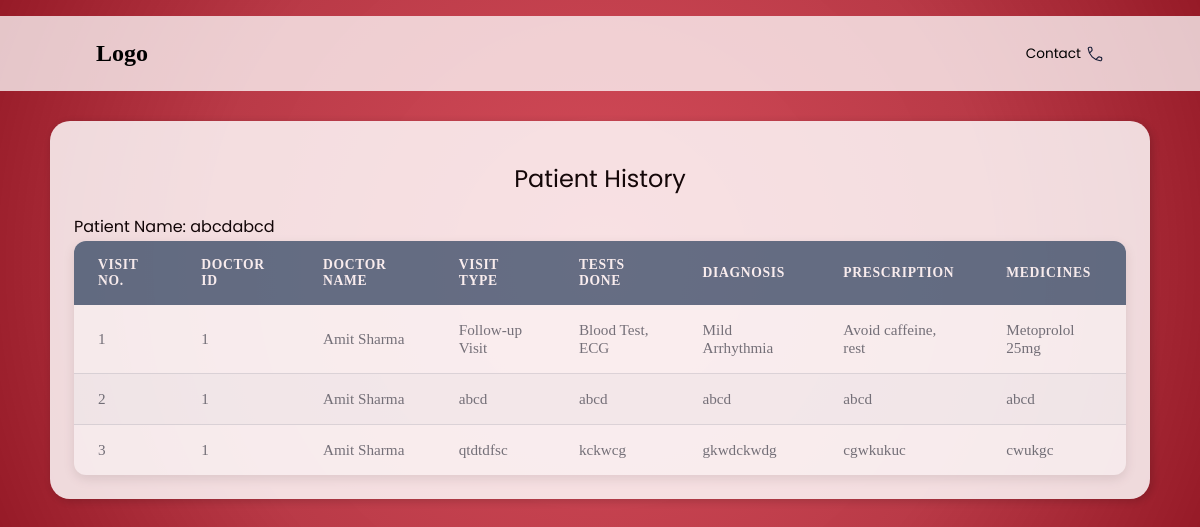
Before: /view_patient_history/1 with the older database file.
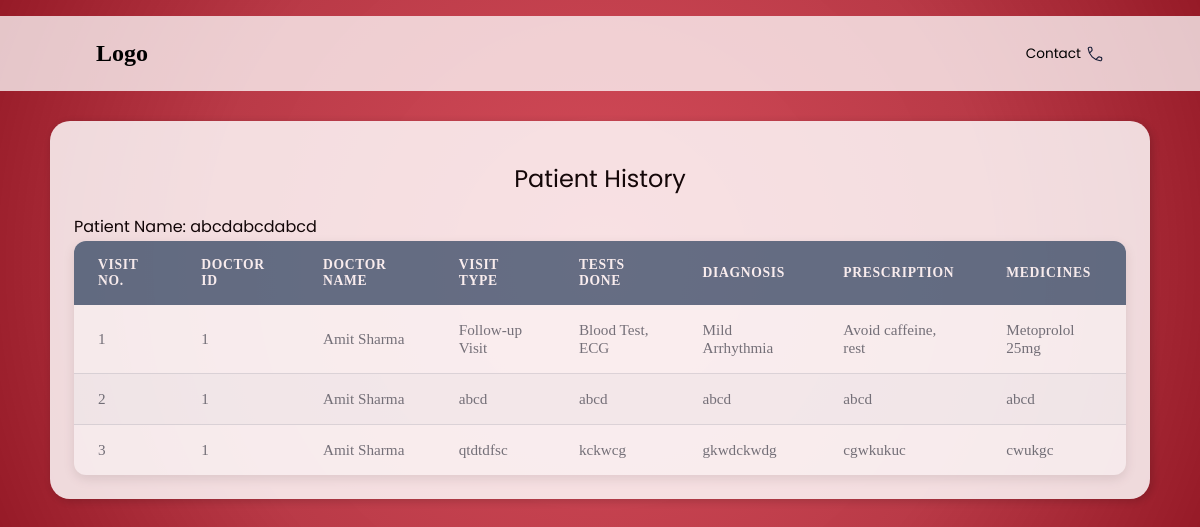
After: the same page with the newer database file.
### models.py (models this page shows)
class Patient(db.Model):
    PatientID = db.Column(db.Integer, primary_key=True)
    FirstName = db.Column(db.String,nullable=False)
    LastName = db.Column(db.String,nullable=False)
    Username= db.Column(db.String, nullable=False)
    Password = db.Column(db.String, nullable=False)
    appointments = db.relationship('Appointment', back_populates='patient', cascade="all, delete")
    histories = db.relationship('PatientHistory', back_populates='patient', cascade="all, delete")

### routes/patient.py (the view)
@app.route("/view_patient_history/<int:patient_id>")
def view_patient_history(patient_id):
    patient = Patient.query.get_or_404(patient_id)
    history_entries = PatientHistory.query.filter_by(PatientID=patient_id).all()
    doctor_map = {
        entry.DoctorID: Doctor.query.get(entry.DoctorID)
        for entry in history_entries
    }
    return render_template(
        "view_patient_history.html",
        patient=patient,
        history=history_entries,
        doctor_map=doctor_map
    )

### templates/view_patient_history.html (shortened to what this page needs)
<!DOCTYPE html>
<html lang="en">
<head>
    <link rel="stylesheet" href="..\static\style.css">
</head>
<body>
    <header>
        <nav>
        <div class="logo">
            <h2>Logo</h2>
        </div>
        <div class="nav-icons">
            <ul>
            <li>Contact </li>
            </ul>
        </div>
        </nav>
    </header>
    <main>
        <div id="pageC">
            <div class="container">
                <div class="overview">
                    <h2>Patient History</h2>
                </div>
                <div class="content">
                    <p>Patient Name: {{ patient.FirstName }}</p>
                </div>
                <div class="appointments">
                    <table class="appointments-table">
                        <thead>
                            <tr>
                                <th>Visit No.</th>
                                <th>Doctor ID </th>
                                <th>Doctor Name </th>
                                <th>Visit Type</th>
                                <th>Tests Done</th>
                                <th>Diagnosis</th>
                                <th>Prescription</th>
                                <th>Medicines</th>
                            </tr>
                        </thead>
                        <tbody>
                        {% for entry in history %}
                        <tr>
                            <td>{{ loop.index }}</td>
                            <td>{{ entry.DoctorID }}</td>
                            <td>{{ doctor_map[entry.DoctorID].FirstName }} {{ doctor_map[entry.DoctorID].LastName }}</td>
                            <td>{{ entry.VisitType }}</td>
                            <td>{{ entry.TestDone }}</td>
                            <td>{{ entry.Diagnosis }}</td>
                            <td>{{ entry.Prescription }}</td>
                            <td>{{ entry.Medicines }}</td>
                        </tr>
                        {% else %}
                            <tr>
                                <td colspan="6">No history available</td>
                            </tr>
                        {% endfor %}
                        </tbody>
                    </table>
                </div>
            </div>
        </div>
    </main>
</body>
</html>

Changed rows visible on the page:
changed Patient: FirstName "abcdabcd" → "abcdabcdabcd"
